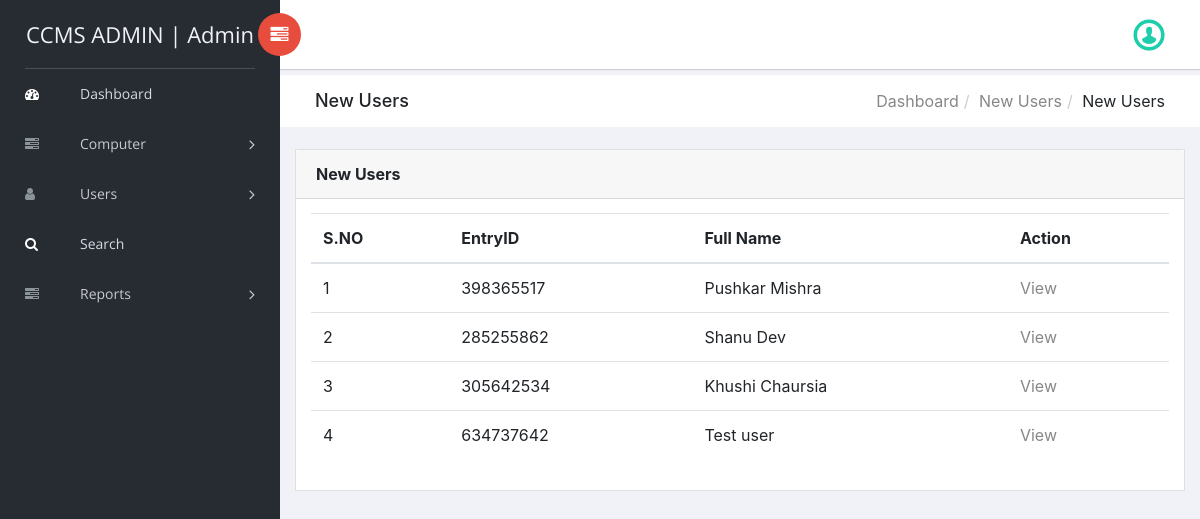
Screenshot of /view-allusers.php (signed in) with the database file from the repository.
### tables this page shows
CREATE TABLE `tblusers` (
  `ID` int(10) NOT NULL,
  `EntryID` varchar(20) DEFAULT NULL,
  `UserName` varchar(120) DEFAULT NULL,
  `UserAddress` varchar(200) DEFAULT NULL,
  `MobileNumber` bigint(10) DEFAULT NULL,
  `Email` varchar(200) DEFAULT NULL,
  `ComputerName` varchar(120) DEFAULT NULL,
  `IDProof` varchar(120) DEFAULT NULL,
  `InTime` timestamp NULL DEFAULT current_timestamp(),
  `OutTime` timestamp NULL DEFAULT NULL ON UPDATE current_timestamp(),
  `Fees` varchar(120) DEFAULT NULL,
  `Remark` varchar(120) DEFAULT NULL,
  `Status` varchar(20) NOT NULL,
  `UpdationDate` timestamp NULL DEFAULT NULL ON UPDATE current_timestamp()
);

### view-allusers.php (the view, shortened to what this page needs)
<?php
include('includes/dbconnection.php');
if (strlen($_SESSION['ccmsaid']==0)) {
  header('location:logout.php');
  } else{
  ?>
<!doctype html>
<html class="no-js" lang="en">
<head>
    <link rel="stylesheet" href="vendors/bootstrap/dist/css/bootstrap.min.css">
    <link rel="stylesheet" href="vendors/font-awesome/css/font-awesome.min.css">
    <link rel="stylesheet" href="vendors/themify-icons/css/themify-icons.css">
    <link rel="stylesheet" href="vendors/flag-icon-css/css/flag-icon.min.css">
    <link rel="stylesheet" href="vendors/selectFX/css/cs-skin-elastic.css">
    <link rel="stylesheet" href="assets/css/style.css">
</head>
<body>
    <?php include_once('includes/sidebar.php');?>
    <div id="right-panel" class="right-panel">
        <?php include_once('includes/header.php');?>
        <div class="breadcrumbs">
            <div class="col-sm-4">
                <div class="page-header float-left">
                    <div class="page-title">
                        <h1>New Users</h1>
                    </div>
                </div>
            </div>
            <div class="col-sm-8">
                <div class="page-header float-right">
                    <div class="page-title">
                        <ol class="breadcrumb text-right">
                            <li><a href="dashboard.php">Dashboard</a></li>
                            <li><a href="manage-newusers.php">New Users</a></li>
                            <li class="active">New Users</li>
                        </ol>
                    </div>
                </div>
            </div>
        </div>
        <div class="content mt-3">
            <div class="animated fadeIn">
                <div class="row">
                    <div class="col-lg-12">
                        <div class="card">
                            <div class="card-header">
                                <strong class="card-title">New Users</strong>
                            </div>
                            <div class="card-body">
                                <table class="table">
                                    <thead>
                                        <tr>
                                            <tr>
                  <th>S.NO</th>
                  <th>EntryID</th>
                  <th>Full Name</th>
                 <th>Action</th>
                </tr>
                                        </tr>
                                        </thead>
                                    <?php
$ret=mysqli_query($con,"select *from tblusers");
$cnt=1;
while ($row=mysqli_fetch_array($ret)) {
?>
                <tr>
                  <td><?php echo $cnt;?></td>
             <td><?php  echo $row['EntryID'];?></td>
                  <td><?php  echo $row['UserName'];?></td>
                  <td ><a href="view-user-detail.php?upid=<?php echo $row['ID'];?>">View</a>
                </tr>
                <?php
$cnt=$cnt+1;
}?>
                                </table>
                            </div>
                        </div>
                    </div>
                </div>
            </div>
        </div>
    </div>
</body>
</html>
<?php }  ?>

### includes/sidebar.php (shortened to what this page needs)
<aside id="left-panel" class="left-panel">
        <nav class="navbar navbar-expand-sm navbar-default">
<?php
$adminid=$_SESSION['ccmsaid'];
$ret=mysqli_query($con,"select AdminName from tbladmin where ID='$adminid'");
$row=mysqli_fetch_array($ret);
$name=$row['AdminName'];
?>
            <div class="navbar-header">
                <a class="navbar-brand" href="dashboard.php">CCMS ADMIN | <?php echo $name; ?></a>
            </div>
            <div id="main-menu" class="main-menu collapse navbar-collapse">
                <ul class="nav navbar-nav">
                    <li class="active">
                        <a href="dashboard.php"> <i class="menu-icon fa fa-dashboard"></i>Dashboard </a>
                    </li>
<li class="menu-item-has-children dropdown">
                        <a href="#" class="dropdown-toggle" data-toggle="dropdown" aria-haspopup="true" aria-expanded="false"> <i class="menu-icon fa fa-tasks"></i>Computer</a>
                    </li>
 <li class="menu-item-has-children dropdown">
                        <a href="add-users.php" class="dropdown-toggle" data-toggle="dropdown" aria-haspopup="true" aria-expanded="false"> <i class="menu-icon fa fa-user"></i>Users</a>
                    </li>
<li class="active">
                        <a href="search.php"> <i class="menu-icon fa fa-search"></i>Search </a>
                    </li>
  <li class="menu-item-has-children dropdown">
                        <a href="#" class="dropdown-toggle" data-toggle="dropdown" aria-haspopup="true" aria-expanded="false"> <i class="menu-icon fa fa-tasks"></i>Reports</a>
                    </li>
                </ul>
            </div>
        </nav>
    </aside>

### rows the page displays
tblusers: EntryID "398365517", UserName "Pushkar Mishra"
tblusers: EntryID "285255862", UserName "Shanu Dev"
tblusers: EntryID "305642534", UserName "Khushi Chaursia"
tblusers: EntryID "634737642", UserName "Test user"

### other values shown
$name "Admin"
